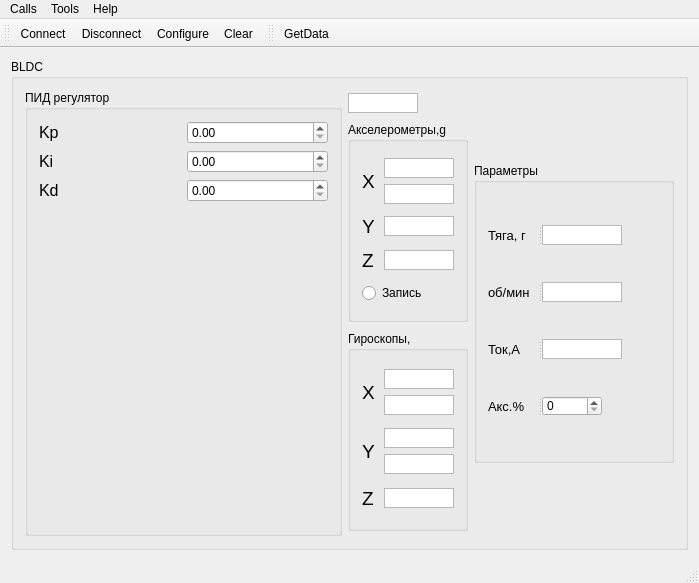
<?xml version="1.0" encoding="UTF-8"?>
<ui version="4.0">
 <class>MainWindow</class>
 <widget class="QMainWindow" name="MainWindow">
  <property name="geometry">
   <rect>
    <x>0</x>
    <y>0</y>
    <width>699</width>
    <height>583</height>
   </rect>
  </property>
  <property name="windowTitle">
   <string>Simple Terminal</string>
  </property>
  <widget class="QWidget" name="centralWidget">
   <property name="minimumSize">
    <size>
     <width>0</width>
     <height>0</height>
    </size>
   </property>
   <layout class="QVBoxLayout" name="verticalLayout">
    <item>
     <widget class="QGroupBox" name="groupBox">
      <property name="enabled">
       <bool>true</bool>
      </property>
      <property name="title">
       <string>BLDC</string>
      </property>
      <layout class="QVBoxLayout" name="verticalLayout_2">
       <item>
        <layout class="QHBoxLayout" name="horizontalLayout">
         <item>
          <widget class="QGroupBox" name="groupBox_5">
           <property name="title">
            <string>ПИД регулятор</string>
           </property>
           <layout class="QGridLayout" name="gridLayout">
            <item row="0" column="0">
             <layout class="QHBoxLayout" name="horizontalLayout_8">
              <item>
               <widget class="QLabel" name="label_11">
                <property name="font">
                 <font>
                  <pointsize>12</pointsize>
                 </font>
                </property>
                <property name="text">
                 <string>Kp</string>
                </property>
               </widget>
              </item>
              <item>
               <widget class="QDoubleSpinBox" name="Kp_ui">
                <property name="maximum">
                 <double>500.000000000000000</double>
                </property>
                <property name="singleStep">
                 <double>0.200000000000000</double>
                </property>
               </widget>
              </item>
             </layout>
            </item>
            <item row="1" column="0">
             <layout class="QHBoxLayout" name="horizontalLayout_9">
              <item>
               <widget class="QLabel" name="label_12">
                <property name="font">
                 <font>
                  <pointsize>12</pointsize>
                 </font>
                </property>
                <property name="text">
                 <string>Ki</string>
                </property>
               </widget>
              </item>
              <item>
               <widget class="QDoubleSpinBox" name="Ki_ui">
                <property name="maximum">
                 <double>500.000000000000000</double>
                </property>
                <property name="singleStep">
                 <double>0.010000000000000</double>
                </property>
               </widget>
              </item>
             </layout>
            </item>
            <item row="2" column="0">
             <layout class="QHBoxLayout" name="horizontalLayout_10">
              <item>
               <widget class="QLabel" name="label_13">
                <property name="font">
                 <font>
                  <pointsize>12</pointsize>
                 </font>
                </property>
                <property name="text">
                 <string>Kd</string>
                </property>
               </widget>
              </item>
              <item>
               <widget class="QDoubleSpinBox" name="Kd_ui">
                <property name="maximum">
                 <double>500.000000000000000</double>
                </property>
                <property name="singleStep">
                 <double>10.000000000000000</double>
                </property>
               </widget>
              </item>
             </layout>
            </item>
            <item row="3" column="0">
             <spacer name="verticalSpacer">
              <property name="orientation">
               <enum>Qt::Vertical</enum>
              </property>
              <property name="sizeHint" stdset="0">
               <size>
                <width>20</width>
                <height>40</height>
               </size>
              </property>
             </spacer>
            </item>
           </layout>
          </widget>
         </item>
         <item>
          <layout class="QVBoxLayout" name="verticalLayout_6">
           <item>
            <widget class="QTextBrowser" name="angle_ui">
             <property name="maximumSize">
              <size>
               <width>70</width>
               <height>20</height>
              </size>
             </property>
             <property name="verticalScrollBarPolicy">
              <enum>Qt::ScrollBarAlwaysOff</enum>
             </property>
            </widget>
           </item>
           <item>
            <widget class="QGroupBox" name="groupBox_2">
             <property name="minimumSize">
              <size>
               <width>120</width>
               <height>200</height>
              </size>
             </property>
             <property name="maximumSize">
              <size>
               <width>120</width>
               <height>200</height>
              </size>
             </property>
             <property name="title">
              <string>Акселерометры,g</string>
             </property>
             <layout class="QVBoxLayout" name="verticalLayout_3">
              <item>
               <layout class="QHBoxLayout" name="horizontalLayout_2">
                <item>
                 <widget class="QLabel" name="label_6">
                  <property name="maximumSize">
                   <size>
                    <width>30</width>
                    <height>20</height>
                   </size>
                  </property>
                  <property name="font">
                   <font>
                    <pointsize>14</pointsize>
                   </font>
                  </property>
                  <property name="text">
                   <string>X</string>
                  </property>
                 </widget>
                </item>
                <item>
                 <layout class="QVBoxLayout" name="verticalLayout_9">
                  <item>
                   <widget class="QTextBrowser" name="a_x">
                    <property name="maximumSize">
                     <size>
                      <width>70</width>
                      <height>20</height>
                     </size>
                    </property>
                    <property name="verticalScrollBarPolicy">
                     <enum>Qt::ScrollBarAlwaysOff</enum>
                    </property>
                    <property name="horizontalScrollBarPolicy">
                     <enum>Qt::ScrollBarAlwaysOff</enum>
                    </property>
                   </widget>
                  </item>
                  <item>
                   <widget class="QTextBrowser" name="a_x_deg">
                    <property name="maximumSize">
                     <size>
                      <width>70</width>
                      <height>20</height>
                     </size>
                    </property>
                    <property name="verticalScrollBarPolicy">
                     <enum>Qt::ScrollBarAlwaysOff</enum>
                    </property>
                   </widget>
                  </item>
                 </layout>
                </item>
               </layout>
              </item>
              <item>
               <layout class="QHBoxLayout" name="horizontalLayout_3">
                <item>
                 <widget class="QLabel" name="label_7">
                  <property name="font">
                   <font>
                    <pointsize>14</pointsize>
                   </font>
                  </property>
                  <property name="text">
                   <string>Y</string>
                  </property>
                 </widget>
                </item>
                <item>
                 <widget class="QTextBrowser" name="a_y">
                  <property name="maximumSize">
                   <size>
                    <width>70</width>
                    <height>20</height>
                   </size>
                  </property>
                  <property name="verticalScrollBarPolicy">
                   <enum>Qt::ScrollBarAlwaysOff</enum>
                  </property>
                 </widget>
                </item>
               </layout>
              </item>
              <item>
               <layout class="QHBoxLayout" name="horizontalLayout_4">
                <item>
                 <widget class="QLabel" name="label_8">
                  <property name="font">
                   <font>
                    <pointsize>14</pointsize>
                   </font>
                  </property>
                  <property name="text">
                   <string>Z</string>
                  </property>
                 </widget>
                </item>
                <item>
                 <widget class="QTextBrowser" name="a_z">
                  <property name="maximumSize">
                   <size>
                    <width>70</width>
                    <height>20</height>
                   </size>
                  </property>
                  <property name="verticalScrollBarPolicy">
                   <enum>Qt::ScrollBarAlwaysOff</enum>
                  </property>
                 </widget>
                </item>
               </layout>
              </item>
              <item>
               <widget class="QRadioButton" name="WriteFile">
                <property name="text">
                 <string>Запись</string>
                </property>
               </widget>
              </item>
             </layout>
            </widget>
           </item>
           <item>
            <widget class="QGroupBox" name="groupBox_4">
             <property name="maximumSize">
              <size>
               <width>120</width>
               <height>200</height>
              </size>
             </property>
             <property name="title">
              <string>Гироскопы,</string>
             </property>
             <layout class="QVBoxLayout" name="verticalLayout_5">
              <item>
               <layout class="QHBoxLayout" name="horizontalLayout_5">
                <item>
                 <widget class="QLabel" name="label_5">
                  <property name="font">
                   <font>
                    <pointsize>14</pointsize>
                   </font>
                  </property>
                  <property name="text">
                   <string>X</string>
                  </property>
                 </widget>
                </item>
                <item>
                 <layout class="QVBoxLayout" name="verticalLayout_7">
                  <item>
                   <widget class="QTextBrowser" name="g_x">
                    <property name="maximumSize">
                     <size>
                      <width>70</width>
                      <height>20</height>
                     </size>
                    </property>
                    <property name="verticalScrollBarPolicy">
                     <enum>Qt::ScrollBarAlwaysOff</enum>
                    </property>
                   </widget>
                  </item>
                  <item>
                   <widget class="QTextBrowser" name="textBrowser">
                    <property name="maximumSize">
                     <size>
                      <width>70</width>
                      <height>20</height>
                     </size>
                    </property>
                    <property name="verticalScrollBarPolicy">
                     <enum>Qt::ScrollBarAlwaysOff</enum>
                    </property>
                   </widget>
                  </item>
                 </layout>
                </item>
               </layout>
              </item>
              <item>
               <layout class="QHBoxLayout" name="horizontalLayout_6">
                <item>
                 <widget class="QLabel" name="label_9">
                  <property name="font">
                   <font>
                    <pointsize>14</pointsize>
                   </font>
                  </property>
                  <property name="text">
                   <string>Y</string>
                  </property>
                 </widget>
                </item>
                <item>
                 <layout class="QVBoxLayout" name="verticalLayout_8">
                  <item>
                   <widget class="QTextBrowser" name="g_y">
                    <property name="maximumSize">
                     <size>
                      <width>70</width>
                      <height>20</height>
                     </size>
                    </property>
                    <property name="font">
                     <font>
                      <pointsize>8</pointsize>
                     </font>
                    </property>
                    <property name="verticalScrollBarPolicy">
                     <enum>Qt::ScrollBarAlwaysOff</enum>
                    </property>
                   </widget>
                  </item>
                  <item>
                   <widget class="QTextBrowser" name="g_y_deg">
                    <property name="maximumSize">
                     <size>
                      <width>70</width>
                      <height>20</height>
                     </size>
                    </property>
                    <property name="verticalScrollBarPolicy">
                     <enum>Qt::ScrollBarAlwaysOff</enum>
                    </property>
                   </widget>
                  </item>
                 </layout>
                </item>
               </layout>
              </item>
              <item>
               <layout class="QHBoxLayout" name="horizontalLayout_7">
                <item>
                 <widget class="QLabel" name="label_10">
                  <property name="font">
                   <font>
                    <pointsize>14</pointsize>
                   </font>
                  </property>
                  <property name="text">
                   <string>Z</string>
                  </property>
                 </widget>
                </item>
                <item>
                 <widget class="QTextBrowser" name="g_z">
                  <property name="maximumSize">
                   <size>
                    <width>70</width>
                    <height>20</height>
                   </size>
                  </property>
                  <property name="verticalScrollBarPolicy">
                   <enum>Qt::ScrollBarAlwaysOff</enum>
                  </property>
                 </widget>
                </item>
               </layout>
              </item>
             </layout>
            </widget>
           </item>
          </layout>
         </item>
         <item>
          <widget class="QGroupBox" name="groupBox_3">
           <property name="minimumSize">
            <size>
             <width>200</width>
             <height>300</height>
            </size>
           </property>
           <property name="maximumSize">
            <size>
             <width>200</width>
             <height>300</height>
            </size>
           </property>
           <property name="title">
            <string>Параметры</string>
           </property>
           <layout class="QVBoxLayout" name="verticalLayout_4">
            <item>
             <widget class="QSplitter" name="splitter">
              <property name="minimumSize">
               <size>
                <width>121</width>
                <height>0</height>
               </size>
              </property>
              <property name="maximumSize">
               <size>
                <width>135</width>
                <height>20</height>
               </size>
              </property>
              <property name="orientation">
               <enum>Qt::Horizontal</enum>
              </property>
              <widget class="QLabel" name="label">
               <property name="maximumSize">
                <size>
                 <width>50</width>
                 <height>20</height>
                </size>
               </property>
               <property name="font">
                <font>
                 <pointsize>10</pointsize>
                </font>
               </property>
               <property name="text">
                <string>Тяга, г</string>
               </property>
              </widget>
              <widget class="QTextBrowser" name="thrust">
               <property name="maximumSize">
                <size>
                 <width>80</width>
                 <height>20</height>
                </size>
               </property>
               <property name="verticalScrollBarPolicy">
                <enum>Qt::ScrollBarAlwaysOff</enum>
               </property>
              </widget>
             </widget>
            </item>
            <item>
             <widget class="QSplitter" name="splitter_2">
              <property name="orientation">
               <enum>Qt::Horizontal</enum>
              </property>
              <widget class="QLabel" name="label_2">
               <property name="maximumSize">
                <size>
                 <width>50</width>
                 <height>20</height>
                </size>
               </property>
               <property name="font">
                <font>
                 <pointsize>10</pointsize>
                </font>
               </property>
               <property name="text">
                <string>об/мин</string>
               </property>
              </widget>
              <widget class="QTextBrowser" name="speed">
               <property name="maximumSize">
                <size>
                 <width>80</width>
                 <height>20</height>
                </size>
               </property>
               <property name="verticalScrollBarPolicy">
                <enum>Qt::ScrollBarAlwaysOff</enum>
               </property>
              </widget>
             </widget>
            </item>
            <item>
             <widget class="QSplitter" name="splitter_4">
              <property name="orientation">
               <enum>Qt::Horizontal</enum>
              </property>
              <widget class="QLabel" name="label_4">
               <property name="maximumSize">
                <size>
                 <width>50</width>
                 <height>20</height>
                </size>
               </property>
               <property name="font">
                <font>
                 <pointsize>10</pointsize>
                </font>
               </property>
               <property name="text">
                <string>Ток,А</string>
               </property>
              </widget>
              <widget class="QTextBrowser" name="current">
               <property name="maximumSize">
                <size>
                 <width>80</width>
                 <height>20</height>
                </size>
               </property>
               <property name="verticalScrollBarPolicy">
                <enum>Qt::ScrollBarAlwaysOff</enum>
               </property>
              </widget>
             </widget>
            </item>
            <item>
             <widget class="QSplitter" name="splitter_3">
              <property name="orientation">
               <enum>Qt::Horizontal</enum>
              </property>
              <widget class="QLabel" name="label_3">
               <property name="maximumSize">
                <size>
                 <width>50</width>
                 <height>20</height>
                </size>
               </property>
               <property name="font">
                <font>
                 <pointsize>10</pointsize>
                </font>
               </property>
               <property name="text">
                <string>Акс.%</string>
               </property>
              </widget>
              <widget class="QSpinBox" name="gas">
               <property name="maximumSize">
                <size>
                 <width>60</width>
                 <height>20</height>
                </size>
               </property>
               <property name="accelerated">
                <bool>true</bool>
               </property>
               <property name="minimum">
                <number>0</number>
               </property>
               <property name="maximum">
                <number>100</number>
               </property>
               <property name="stepType">
                <enum>QAbstractSpinBox::DefaultStepType</enum>
               </property>
              </widget>
             </widget>
            </item>
           </layout>
          </widget>
         </item>
        </layout>
       </item>
      </layout>
     </widget>
    </item>
   </layout>
  </widget>
  <widget class="QMenuBar" name="menuBar">
   <property name="geometry">
    <rect>
     <x>0</x>
     <y>0</y>
     <width>699</width>
     <height>21</height>
    </rect>
   </property>
   <widget class="QMenu" name="menuCalls">
    <property name="title">
     <string>Calls</string>
    </property>
    <addaction name="actionConnect"/>
    <addaction name="actionDisconnect"/>
    <addaction name="separator"/>
    <addaction name="actionQuit"/>
   </widget>
   <widget class="QMenu" name="menuTools">
    <property name="title">
     <string>Tools</string>
    </property>
    <addaction name="actionConfigure"/>
    <addaction name="actionClear"/>
   </widget>
   <widget class="QMenu" name="menuHelp">
    <property name="title">
     <string>Help</string>
    </property>
    <addaction name="actionAbout"/>
    <addaction name="actionAboutQt"/>
   </widget>
   <addaction name="menuCalls"/>
   <addaction name="menuTools"/>
   <addaction name="menuHelp"/>
  </widget>
  <widget class="QToolBar" name="mainToolBar">
   <attribute name="toolBarArea">
    <enum>TopToolBarArea</enum>
   </attribute>
   <attribute name="toolBarBreak">
    <bool>false</bool>
   </attribute>
   <addaction name="actionConnect"/>
   <addaction name="actionDisconnect"/>
   <addaction name="actionConfigure"/>
   <addaction name="actionClear"/>
  </widget>
  <widget class="QStatusBar" name="statusBar"/>
  <widget class="QToolBar" name="CmdToolBar">
   <property name="enabled">
    <bool>true</bool>
   </property>
   <property name="windowTitle">
    <string>toolBar</string>
   </property>
   <attribute name="toolBarArea">
    <enum>TopToolBarArea</enum>
   </attribute>
   <attribute name="toolBarBreak">
    <bool>false</bool>
   </attribute>
   <addaction name="actionGetData"/>
  </widget>
  <action name="actionAbout">
   <property name="text">
    <string>&amp;About</string>
   </property>
   <property name="toolTip">
    <string>About program</string>
   </property>
   <property name="shortcut">
    <string>Alt+A</string>
   </property>
  </action>
  <action name="actionAboutQt">
   <property name="text">
    <string>About Qt</string>
   </property>
  </action>
  <action name="actionConnect">
   <property name="icon">
    <iconset resource="terminal.qrc">
     <normaloff>:/images/connect.png</normaloff>:/images/connect.png</iconset>
   </property>
   <property name="text">
    <string>C&amp;onnect</string>
   </property>
   <property name="toolTip">
    <string>Connect to serial port</string>
   </property>
   <property name="shortcut">
    <string>Ctrl+O</string>
   </property>
  </action>
  <action name="actionDisconnect">
   <property name="icon">
    <iconset resource="terminal.qrc">
     <normaloff>:/images/disconnect.png</normaloff>:/images/disconnect.png</iconset>
   </property>
   <property name="text">
    <string>&amp;Disconnect</string>
   </property>
   <property name="toolTip">
    <string>Disconnect from serial port</string>
   </property>
   <property name="shortcut">
    <string>Ctrl+D</string>
   </property>
  </action>
  <action name="actionConfigure">
   <property name="icon">
    <iconset resource="terminal.qrc">
     <normaloff>:/images/settings.png</normaloff>:/images/settings.png</iconset>
   </property>
   <property name="text">
    <string>&amp;Configure</string>
   </property>
   <property name="toolTip">
    <string>Configure serial port</string>
   </property>
   <property name="shortcut">
    <string>Alt+C</string>
   </property>
  </action>
  <action name="actionClear">
   <property name="icon">
    <iconset resource="terminal.qrc">
     <normaloff>:/images/clear.png</normaloff>:/images/clear.png</iconset>
   </property>
   <property name="text">
    <string>C&amp;lear</string>
   </property>
   <property name="toolTip">
    <string>Clear data</string>
   </property>
   <property name="shortcut">
    <string>Alt+L</string>
   </property>
  </action>
  <action name="actionQuit">
   <property name="icon">
    <iconset resource="terminal.qrc">
     <normaloff>:/images/application-exit.png</normaloff>:/images/application-exit.png</iconset>
   </property>
   <property name="text">
    <string>&amp;Quit</string>
   </property>
   <property name="shortcut">
    <string>Ctrl+Q</string>
   </property>
  </action>
  <action name="actionGetData">
   <property name="icon">
    <iconset>
     <normaloff>C:/Users/Pasha/Pictures/kget.png</normaloff>C:/Users/Pasha/Pictures/kget.png</iconset>
   </property>
   <property name="text">
    <string>&amp;GetData</string>
   </property>
   <property name="toolTip">
    <string>Get data</string>
   </property>
  </action>
 </widget>
 <layoutdefault spacing="6" margin="11"/>
 <resources>
  <include location="terminal.qrc"/>
 </resources>
 <connections/>
</ui>
